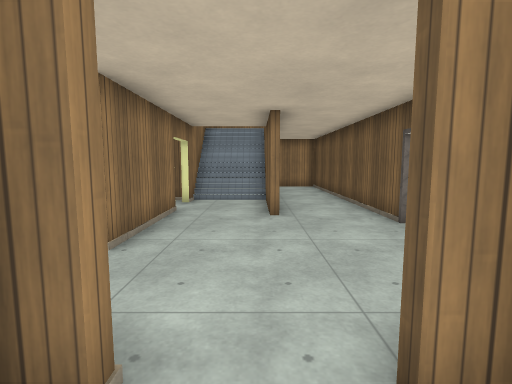
view 1 (above)

22 first-person views from a walk through a 3-D level made in the Godot game engine. The camera is 1.4 m above the floor, tilts 6° down and sees 85° across. Doors that lead somewhere are drawn open, without their leaves. The floor is counted in squares, 1 m on a side. Each view is taken from the middle of a square. On the plan, view 1 faces up. The plan holds only what a view shows up to about 14 squares ahead; the rest is blank. The place goes on beyond the plan. Some surface patterns are stand-ins.

view 2
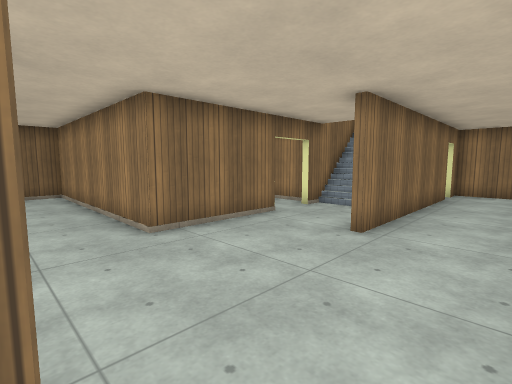

view 3
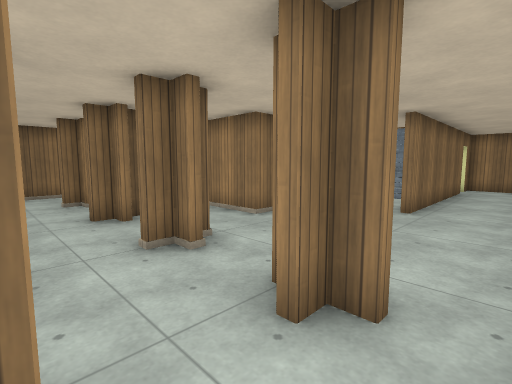

view 4
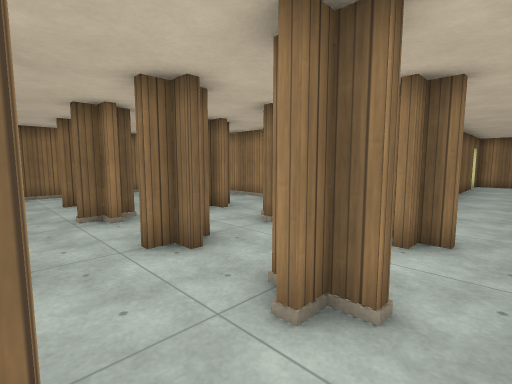

view 5
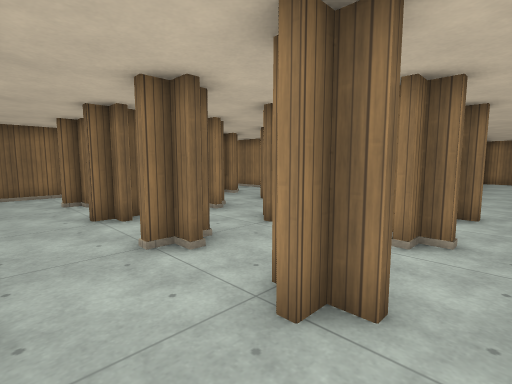

view 6
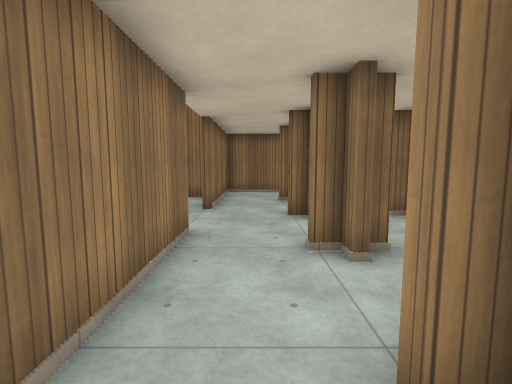

view 7
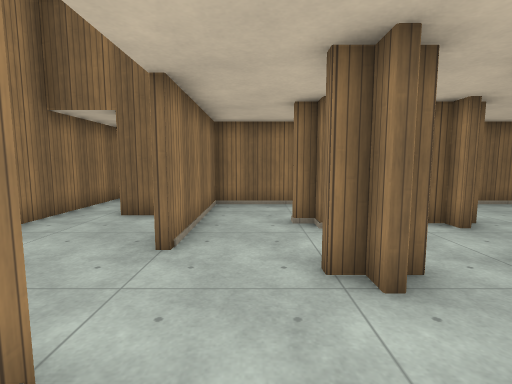

view 8
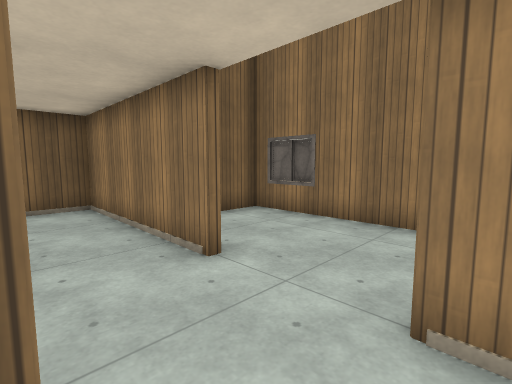

view 9
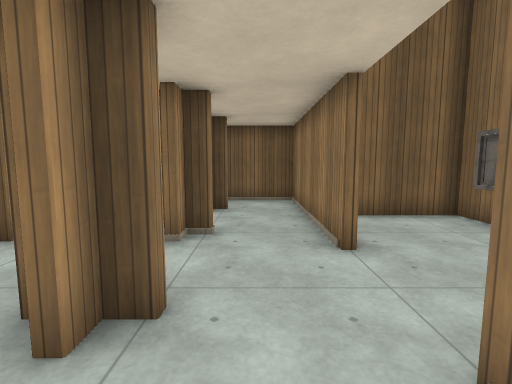

view 10
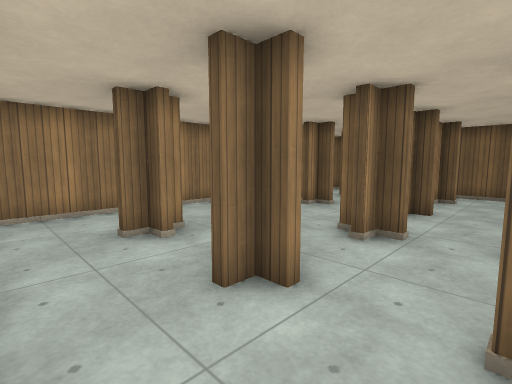

view 11
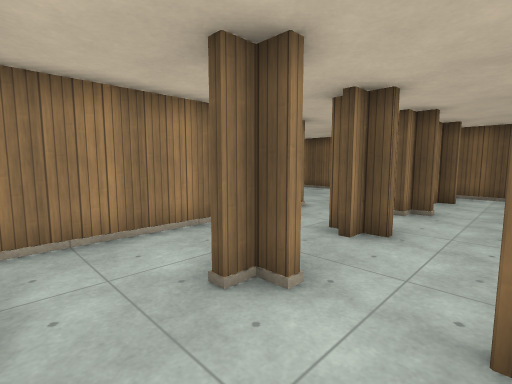

view 12
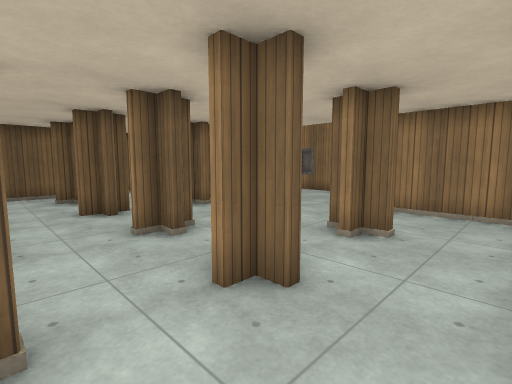

view 13
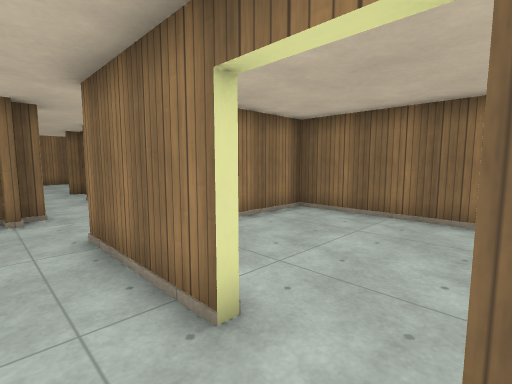

view 14
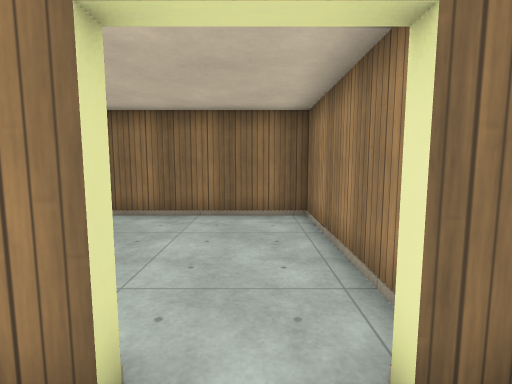

view 15
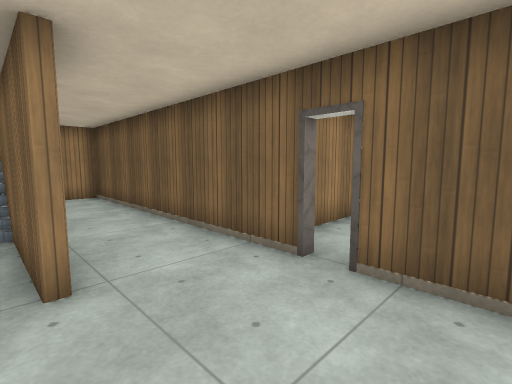

view 16
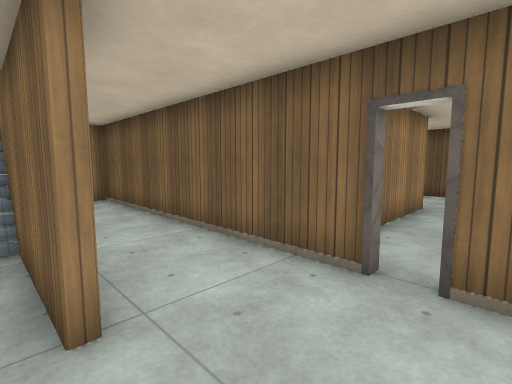

view 17
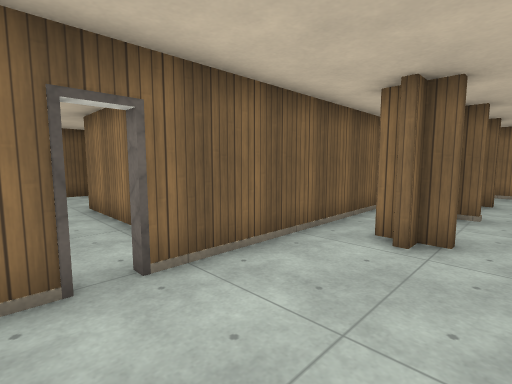

view 18
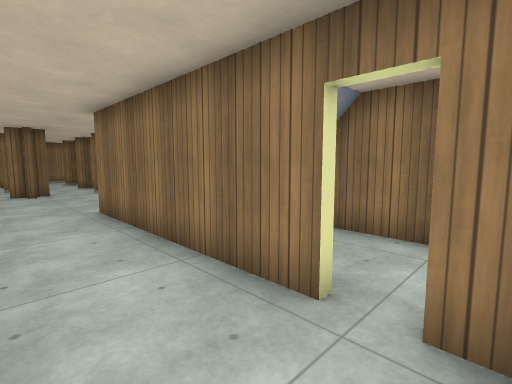

view 19
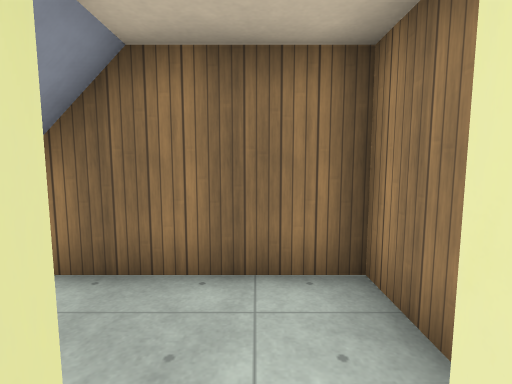

view 20
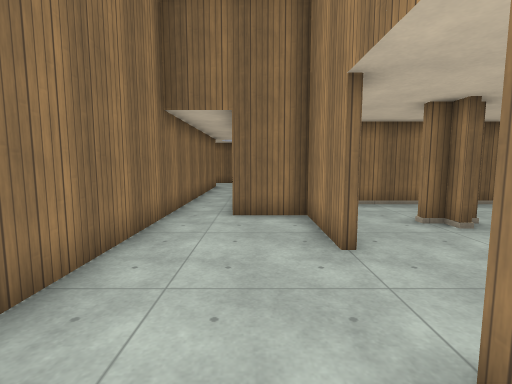

view 21
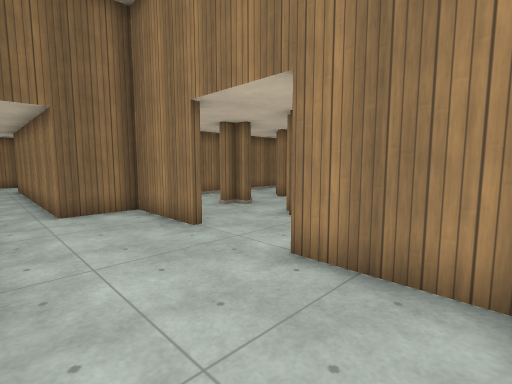

view 22
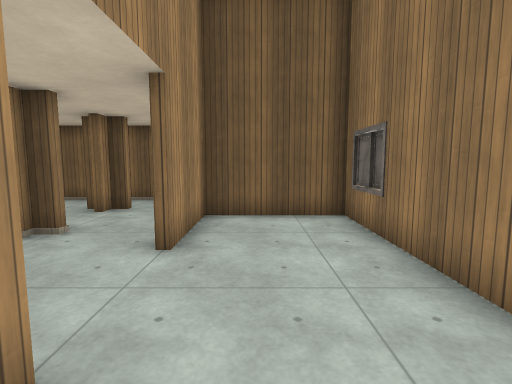

### Floor plan
Points are (right, up) in squares from view 1. A wall is a line through its corners. A room is listed if a view was taken in it or the views show most of it. See-through windows are left out.
Room 1 (view 1)
walls: (-1.4, -0.9) (-1.4, -2.1); (-0.9, 1.4) (-2.1, 1.4); (0.9, -1.4) (1.4, -1.4) (1.4, -0.9); (1.4, 0.9) (1.4, 1.4); (-1.4, 2.1) (-1.4, 0.9); (2.1, 1.4) (0.9, 1.4)
ways out: opening at (0, 2) to room 2; opening at (1, 0) to room 3; opening at (-1, 0) to room 9; opening at (0, -1) to room 14
Room 2 (views 2, 15, 16, 17, 18, 19)
walls: (3.8, 6.4) (3.4, 6.4) (3.4, 16.4) (0.5, 16.4); (-2.4, 8.2) (-2.4, 4.4) (-5.4, 4.4); (0.9, 1.6) (1.4, 1.6) (1.4, 2.1); (1.5, 1.6) (2.1, 1.6); (0.6, 14.6) (0.6, 7.4); (3.4, 1.6) (3.4, 5.6); (-1.5, 1.6) (-0.9, 1.6); (-2.1, 1.6) (-1.6, 1.6); (0.6, 16.4) (0.6, 15.5)
ways out: opening at (0, 2) to room 1; opening at (3, 2) to room 3; opening at (-4.5, 3.5) to room 9; opening at (-3, 2) to room 9; opening at (-1.5, 8) to room 11; opening at (0, 15) to room 11; opening at (4, 6)
Room 3 (view 3)
walls: (3.4, -1.4) (3.4, 1.6); (1.6, -0.9) (1.6, -2.1); (1.6, 2.1) (1.6, 0.9)
ways out: opening at (1, 0) to room 1; opening at (3, 2) to room 2; opening at (3, -1) to room 4
Room 4 (view 4)
walls: (3.4, -4.4) (3.4, -1.4)
ways out: opening at (3, -1) to room 3; opening at (3, -4) to room 5; opening at (1, -3) to room 14
Room 5 (views 5, 6)
walls: (1.4, -7.4) (3.4, -7.4) (3.4, -4.4); (1.6, -3.9) (1.6, -5.1)
ways out: opening at (3, -4) to room 4; opening at (1, -6) to room 6
Room 6 (view 7)
walls: (-0.9, -4.6) (-2.1, -4.6); (1.4, -5.1) (1.4, -4.6); (-1.6, -7.4) (1.4, -7.4); (-1.4, -3.9) (-1.4, -5.1); (2.1, -4.6) (0.9, -4.6)
ways out: opening at (1, -6) to room 5; opening at (-1, -6) to room 12; opening at (0, -4) to room 14
Room 7 (views 8, 9)
walls: (-6.9, -4.6) (-7.6, -4.6); (-4.6, -5.1) (-4.6, -4.4); (-7.4, -3.9) (-7.4, -5.1); (-7.4, -7.4) (-5.4, -7.4)
ways out: opening at (-7, -3) to room 8; opening at (-6, -2) to room 9; opening at (-6, -6) to room 12; opening at (-4.5, -3) to room 14; opening at (-7, -6) to room 15
Room 8 (view 10)
walls: (-8.1, -4.4) (-7.6, -4.4) (-7.6, -3.9); (-10.4, -2.5) (-10.4, -5.4); (-6.9, -1.6) (-8.1, -1.6)
ways out: opening at (-7, -3) to room 7; opening at (-9.5, -1.5) to room 9; opening at (-9.5, -4.5) to room 15
Room 9 (view 11)
walls: (-7.4, -0.9) (-7.4, -2.1); (-6.9, 1.4) (-8.1, 1.4); (-4.6, 0.9) (-4.6, 1.4); (-5.1, -1.6) (-4.6, -1.6) (-4.6, -1.1); (-4.4, -1.9) (-4.4, -2.4); (-8.1, -1.4) (-7.6, -1.4) (-7.6, -0.9); (-7.4, 2.1) (-7.4, 0.9); (-3.9, 1.4) (-5.1, 1.4); (-7.6, -2.1) (-7.6, -1.6); (-4.4, 2.1) (-4.4, 0.9); (-4.6, -2.4) (-4.6, -1.9); (-2.1, -1.4) (-1.6, -1.4) (-1.6, -0.9); (-10.4, 0.5) (-10.4, -2.5); (-5.4, 4.4) (-6.4, 4.4); (-1.6, 0.9) (-1.6, 1.4); (-1.6, -2.1) (-1.6, -1.6)
ways out: opening at (-1, 0) to room 1; opening at (-4.5, 3.5) to room 2; opening at (-3, 2) to room 2; opening at (-6, -2) to room 7; opening at (-9.5, -1.5) to room 8; opening at (-9.5, 1.5) to room 10; opening at (-7.5, 3.5) to room 10; opening at (-3, -2) to room 14
Room 10 (view 12)
walls: (-7.6, 0.9) (-7.6, 1.4); (-6.4, 4.4) (-10.4, 4.4) (-10.4, 0.5)
ways out: opening at (-9.5, 1.5) to room 9; opening at (-7.5, 3.5) to room 9
Room 11 (views 13, 14)
walls: (0.6, 15.5) (0.2, 15.5); (0.5, 16.4) (-2.4, 16.4) (-2.4, 9.8); (0.4, 7.4) (0.4, 12.1)
ways out: opening at (-1.5, 8) to room 2; opening at (0, 15) to room 2; opening at (-3, 9) to room 13
Room 12 (views 20, 21, 22)
walls: (-5.4, -7.6) (-8.4, -7.6) (-8.4, -9.6); (-2.6, -7.4) (-1.6, -7.4); (-3.9, -4.6) (-5.1, -4.6); (-1.6, -5.1) (-1.6, -4.6); (-8.5, -11.4) (0.4, -11.4) (0.4, -7.6) (-2.6, -7.6); (-4.4, -3.9) (-4.4, -5.1)
ways out: opening at (-1, -6) to room 6; opening at (-6, -6) to room 7; opening at (-3, -4) to room 14; opening at (-8, -10.5)
Room 13 (no view inside)
walls: (-2.8, 10.4) (-8.4, 10.4) (-8.4, 4.6) (-5.6, 4.6)
ways out: opening at (-3, 9) to room 11
Room 14 (no view inside)
walls: (-2.1, -4.4) (-1.6, -4.4); (-0.9, -1.6) (-2.1, -1.6); (-3.9, -1.9) (-4.4, -1.9); (-4.6, -1.9) (-5.1, -1.9); (-4.6, -4.4) (-3.9, -4.4); (1.4, -2.1) (1.4, -1.6); (2.1, -1.6) (0.9, -1.6)
ways out: opening at (0, -1) to room 1; opening at (1, -3) to room 4; opening at (0, -4) to room 6; opening at (-4.5, -3) to room 7; opening at (-3, -2) to room 9; opening at (-3, -4) to room 12
Room 15 (no view inside)
walls: (-10.4, -5.4) (-10.4, -7.4) (-7.4, -7.4)
ways out: opening at (-7, -6) to room 7; opening at (-9.5, -4.5) to room 8

Where each view was taken, in squares from view 1:
view 1: 0 up, 0 right, facing up
view 2: 2 up, 3 right, facing up-left
view 3: 1 down, 3 right, facing up-left
view 4: 4 down, 3 right, facing up-left
view 5: 7 down, 3 right, facing up-left
view 6: 6 down, 3 right, facing left
view 7: 6 down, 1 left, facing left
view 8: 5 down, 6 left, facing down-right
view 9: 6 down, 7 left, facing right
view 10: 4 down, 10 left, facing up-right
view 11: 1 down, 10 left, facing up-right
view 12: 1 up, 10 left, facing down-right
view 13: 10 up, 1 left, facing down-left
view 14: 9 up, 1 left, facing left
view 15: 4 up, 0 right, facing up-right
view 16: 5 up, 0 right, facing up-right
view 17: 7 up, 0 right, facing down-right
view 18: 16 up, 3 right, facing down-left
view 19: 15 up, 1 right, facing left
view 20: 9 down, 1 left, facing left
view 21: 11 down, 0 right, facing up-left
view 22: 9 down, 7 left, facing right
